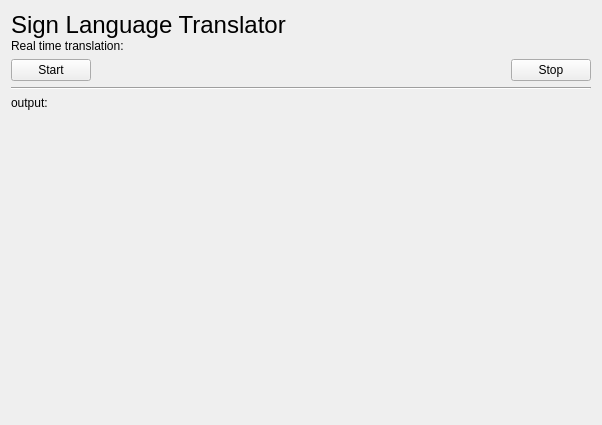
<?xml version="1.0" encoding="UTF-8"?>
<ui version="4.0">
 <class>SignLanguageTranslator</class>
 <widget class="QWidget" name="SignLanguageTranslator">
  <property name="geometry">
   <rect>
    <x>0</x>
    <y>0</y>
    <width>602</width>
    <height>425</height>
   </rect>
  </property>
  <property name="sizePolicy">
   <sizepolicy hsizetype="Preferred" vsizetype="Preferred">
    <horstretch>0</horstretch>
    <verstretch>0</verstretch>
   </sizepolicy>
  </property>
  <property name="baseSize">
   <size>
    <width>620</width>
    <height>420</height>
   </size>
  </property>
  <property name="windowTitle">
   <string>Form</string>
  </property>
  <property name="styleSheet">
   <string notr="true"/>
  </property>
  <layout class="QVBoxLayout" name="verticalLayout_2" stretch="0,0,0,0,1">
   <item>
    <layout class="QVBoxLayout" name="verticalLayout" stretch="0,0">
     <property name="spacing">
      <number>0</number>
     </property>
     <property name="sizeConstraint">
      <enum>QLayout::SetMinimumSize</enum>
     </property>
     <property name="bottomMargin">
      <number>0</number>
     </property>
     <item>
      <widget class="QLabel" name="label_2">
       <property name="minimumSize">
        <size>
         <width>47</width>
         <height>14</height>
        </size>
       </property>
       <property name="font">
        <font>
         <pointsize>18</pointsize>
         <weight>50</weight>
         <bold>false</bold>
        </font>
       </property>
       <property name="text">
        <string>Sign Language Translator</string>
       </property>
       <property name="textFormat">
        <enum>Qt::RichText</enum>
       </property>
      </widget>
     </item>
     <item>
      <widget class="QLabel" name="label">
       <property name="minimumSize">
        <size>
         <width>47</width>
         <height>14</height>
        </size>
       </property>
       <property name="font">
        <font>
         <family>Arial</family>
        </font>
       </property>
       <property name="text">
        <string>Real time translation:</string>
       </property>
      </widget>
     </item>
    </layout>
   </item>
   <item>
    <layout class="QHBoxLayout" name="horizontalLayout_3">
     <item>
      <widget class="QPushButton" name="pushButton">
       <property name="maximumSize">
        <size>
         <width>16777215</width>
         <height>16777215</height>
        </size>
       </property>
       <property name="text">
        <string>Start</string>
       </property>
      </widget>
     </item>
     <item>
      <spacer name="horizontalSpacer">
       <property name="orientation">
        <enum>Qt::Horizontal</enum>
       </property>
       <property name="sizeHint" stdset="0">
        <size>
         <width>40</width>
         <height>20</height>
        </size>
       </property>
      </spacer>
     </item>
     <item>
      <widget class="QPushButton" name="pushButton_2">
       <property name="text">
        <string>Stop</string>
       </property>
      </widget>
     </item>
    </layout>
   </item>
   <item>
    <widget class="Line" name="line">
     <property name="orientation">
      <enum>Qt::Horizontal</enum>
     </property>
    </widget>
   </item>
   <item>
    <layout class="QHBoxLayout" name="horizontalLayout_4" stretch="0,1">
     <property name="spacing">
      <number>1</number>
     </property>
     <item>
      <widget class="QLabel" name="output_label">
       <property name="text">
        <string>output:</string>
       </property>
      </widget>
     </item>
     <item>
      <widget class="QLabel" name="output">
       <property name="text">
        <string/>
       </property>
      </widget>
     </item>
    </layout>
   </item>
   <item>
    <layout class="QHBoxLayout" name="horizontalLayout">
     <item>
      <widget class="QLabel" name="image_frame2">
       <property name="text">
        <string/>
       </property>
       <property name="alignment">
        <set>Qt::AlignCenter</set>
       </property>
      </widget>
     </item>
     <item>
      <widget class="QLabel" name="image_frame1">
       <property name="text">
        <string/>
       </property>
       <property name="alignment">
        <set>Qt::AlignCenter</set>
       </property>
      </widget>
     </item>
    </layout>
   </item>
  </layout>
 </widget>
 <resources/>
 <connections/>
</ui>
